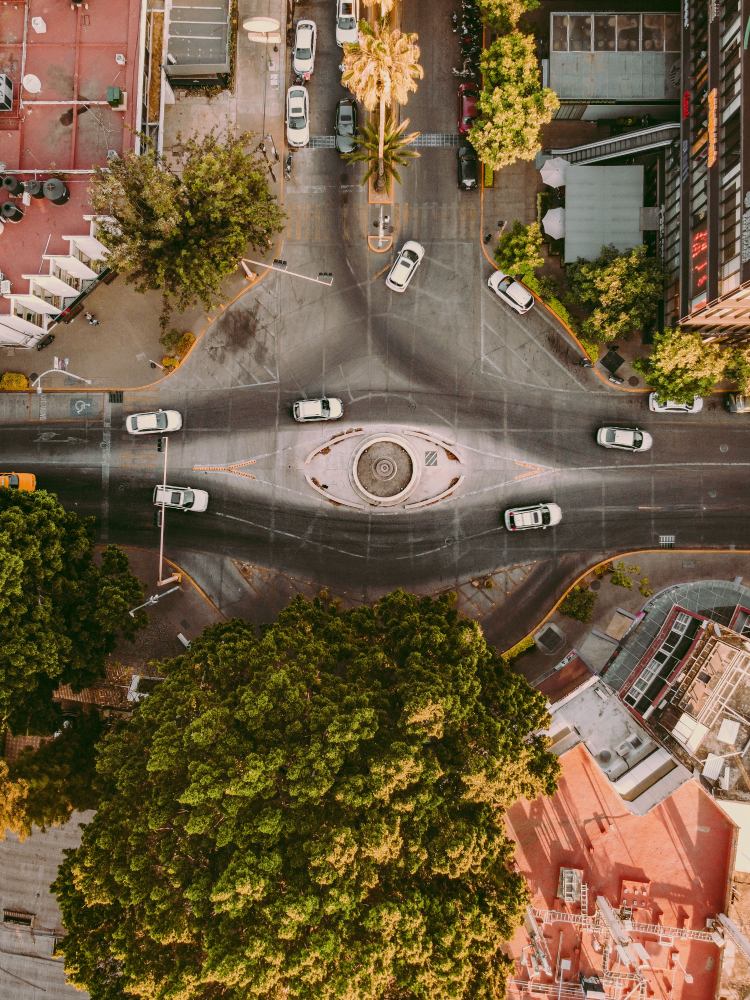
#> input picture Assignment 3/outdoor.jpg, 3000 x 4000 px (shown at 1/4 size)
$ jupyter execute --allow-errors IPP_Practical_2.ipynb   (shell and % lines are left out)   (older library calls are emulated)
#> lines starting #> are read from the running program, lines starting #| are printed output that depends on the picture; after the words box and inside, x2 and y2 are one past the last pixel; in counts of white or black regions, pixels touching at a corner belong together
[cell 1]
import cv2
import matplotlib.pyplot as plt

img=cv2.imread("outdoor.jpg",0)
#> img: shape (4000, 3000); min 0, max 251, mean 95.8
images=[img,cv2.Sobel(img,cv2.CV_64F,1,1),cv2.Laplacian(img,cv2.CV_64F),cv2.Canny(img,100,200)]
titles=["Original","Sobel","Laplacian","Canny"]

for i in range(4):
    plt.subplot(2,2,i+1)
    plt.imshow(images[i],cmap="gray")
    plt.title(titles[i])
    plt.axis("off")
plt.tight_layout()
plt.show()
print("Canny generally produces cleaner and thinner edges.")

[cell 2]
import cv2
import numpy as np
import matplotlib.pyplot as plt

img=cv2.imread("outdoor.jpg",0)
np.random.seed(42)
gauss=np.clip(img+np.random.normal(0,25,img.shape),0,255).astype(np.uint8)
sp=img.copy()
m=np.random.random(img.shape)
sp[m<0.03]=0
sp[m>0.97]=255

for i,im in enumerate([img,gauss,sp,cv2.medianBlur(sp,5)]):
    plt.subplot(4,3,i*3+1)
    plt.imshow(im,cmap="gray")
    plt.title(["Original","Gaussian Noise","Salt-Pepper","Median Filter"][i])
    plt.axis("off")
    plt.subplot(4,3,i*3+2)
    plt.imshow(cv2.Sobel(im,cv2.CV_64F,1,0),cmap="gray")
    plt.title("Sobel")
    plt.axis("off")
    plt.subplot(4,3,i*3+3)
    plt.imshow(cv2.Laplacian(im,cv2.CV_64F),cmap="gray")
    plt.title("Laplacian")
    plt.axis("off")
#> this loop made 4 passes
plt.tight_layout()
plt.show()
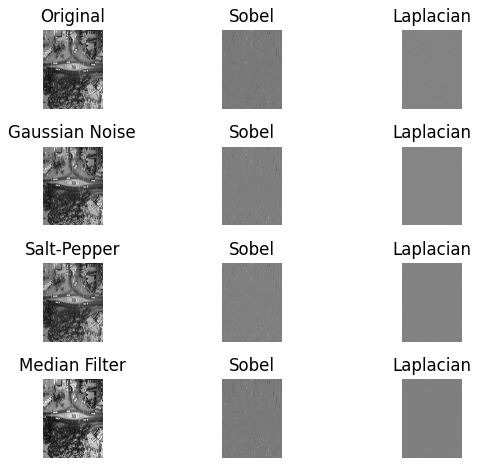
#> figure drawn by matplotlib, 12 panels
print("Laplacian is more noise-sensitive. Gaussian blur helps Gaussian noise; median blur helps salt-and-pepper noise.")

[cell 3]
import cv2
import heapq
from collections import Counter

img=cv2.imread("outdoor.jpg",0)
data=img.flatten().tolist()
#> data = 12000000 items
original=len(data)*8
#> original = 96000000
rle=0
i=0

while i<len(data):
    j=i+1
    while j<len(data) and data[j]==data[i] and j-i<4294967295:
        j+=1
    rle+=40
    i=j
#> this loop made 11434820 passes
#> (rle, i) on passes 1 to 3: (40, 1), (80, 2), (120, 3)
#> after the loop, rle = 457392800

freq=Counter(data)
#> freq = 249 items
heap=[[n,[[v,""]]] for v,n in freq.items()]
#> heap = 249 items
heapq.heapify(heap)

if len(heap)==1:
    codes={heap[0][1][0][0]:"0"}
else:
    while len(heap)>1:
        a=heapq.heappop(heap)
        b=heapq.heappop(heap)
        for p in a[1]: p[1]="0"+p[1]
        for p in b[1]: p[1]="1"+p[1]
        heapq.heappush(heap,[a[0]+b[0],a[1]+b[1]])
#> this loop made 248 passes
#> (a, b) on passes 1 to 3: ([1, [[251, '']]], [2, [[246, '']]]), ([2, [[247, '']]], [3, [[244, '']]]), ([3, [[245, '']]], [3, [[251, '0'], [246, '1']]])
#> after the loop, p = [95, '11111111']
    codes={p[0]:p[1] for p in heap[0][1]}
#> codes = 249 items

huffman=sum(freq[v]*len(c) for v,c in codes.items())
#> huffman = 91710675

for name,bits in [("Original",original),("RLE",rle),("Huffman",huffman)]:
    print(name,"Bits:",bits)
    if name!="Original":
        print("Reduction:",round((1-bits/original)*100,2),"%")
#> this loop made 3 passes
#> (name, bits) on passes 1 to 3: ('Original', 96000000), ('RLE', 457392800), ('Huffman', 91710675)
#| Original Bits: 96000000
#| RLE Bits: 457392800
#| Reduction: -376.45 %
#| Huffman Bits: 91710675
#| Reduction: 4.47 %

[cell 4]
import cv2
import numpy as np
import matplotlib.pyplot as plt
from skimage.metrics import peak_signal_noise_ratio,structural_similarity

img=cv2.imread("outdoor.jpg",0)
img=img[:img.shape[0]//8*8,:img.shape[1]//8*8]
Q=np.ones((8,8))*20

#> (the rest of this cell did not finish here and is left out)

[cell 5]
import cv2
import numpy as np
import matplotlib.pyplot as plt
from skimage.feature import graycomatrix,graycoprops
from sklearn.cluster import KMeans

img=cv2.resize(cv2.imread("texture.jpg",0),(128,128))
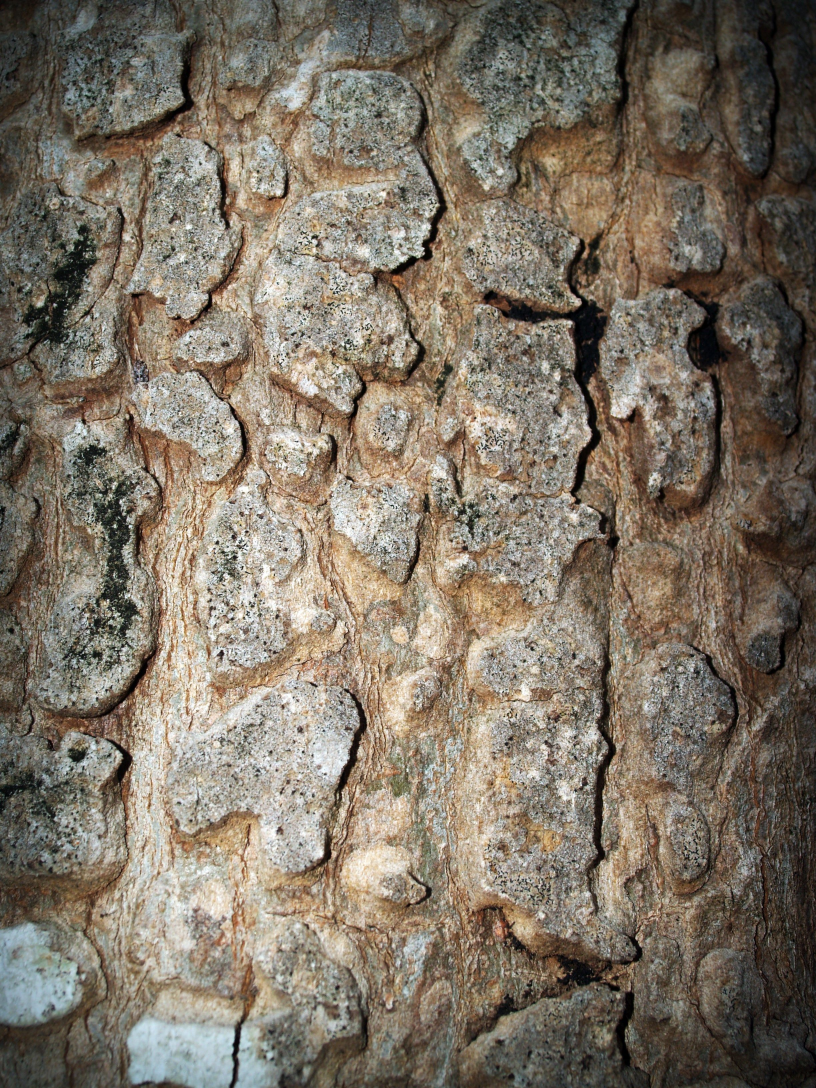
#> input picture Assignment 3/texture.jpg, 2448 x 3264 px (shown at 1/3 size)
#> img: shape (128, 128); min 0, max 255, mean 116.8
q=(img//32).astype(np.uint8)
f=np.zeros((128,128,3))

for y in range(2,126):
    for x in range(2,126):
        g=graycomatrix(q[y-2:y+3,x-2:x+3],[1],[0],levels=8,symmetric=True,normed=True)
        f[y,x]=[graycoprops(g,p)[0,0] for p in ["contrast","energy","homogeneity"]]
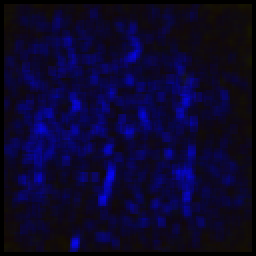
#> f: shape (128, 128, 3) float64 (shown 2 times larger); mean of channels 0, 1, 2 2.16, 0.32, 0.533; drawn with min black and max white

X=f.reshape(-1,3)
X=(X-X.mean(0))/(X.std(0)+1e-8)
seg=KMeans(n_clusters=3,random_state=42,n_init=10).fit_predict(X).reshape(128,128)
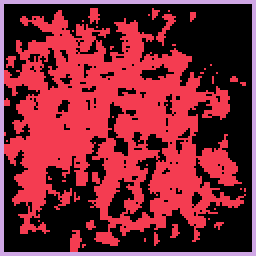
#> seg: shape (128, 128) int32 (shown 2 times larger); 3 distinct labels, from 0 to 2; one colour per label, 0 black

plt.subplot(1,2,1)
plt.imshow(img,cmap="gray")
plt.title("Original")
plt.axis("off")
plt.subplot(1,2,2)
plt.imshow(seg,cmap="viridis")
plt.title("Texture Segmentation")
plt.axis("off")
plt.show()

[cell 6]
import cv2
import numpy as np
import matplotlib.pyplot as plt
from sklearn.cluster import KMeans

img=cv2.resize(cv2.imread("plant_disease.jpg"),(256,256))
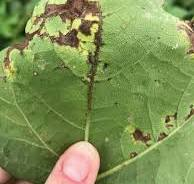
#> input picture Assignment 3/plant_disease.jpg, 194 x 184 px
#> img: shape (256, 256, 3)
gray=cv2.cvtColor(img,cv2.COLOR_BGR2GRAY)
intensity=gray/255
gx=cv2.Sobel(gray,cv2.CV_32F,1,0)
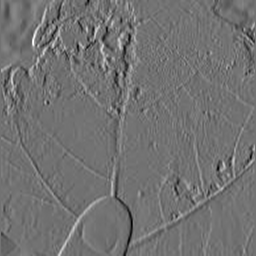
#> gx: shape (256, 256) float32; min -516, max 636, mean 0.7; drawn with min black and max white
gy=cv2.Sobel(gray,cv2.CV_32F,0,1)
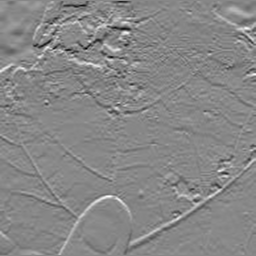
#> gy: shape (256, 256) float32; min -541, max 476, mean -0.5; drawn with min black and max white
gradient=cv2.magnitude(gx,gy)
gradient/=gradient.max()+1e-8
mean=cv2.blur(gray.astype(float),(7,7))
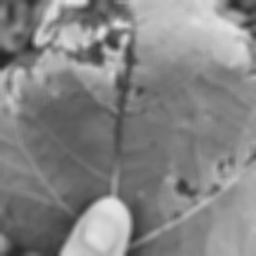
#> mean: shape (256, 256) float64; min 37.02, max 227.9, mean 132.6
var=np.maximum(cv2.blur(gray.astype(float)**2,(7,7))-mean**2,0)
var/=var.max()+1e-8
X=np.stack([intensity,gradient,var],axis=-1).reshape(-1,3)
X=(X-X.mean(0))/(X.std(0)+1e-8)
seg=KMeans(n_clusters=2,random_state=42,n_init=10).fit_predict(X).reshape(gray.shape)
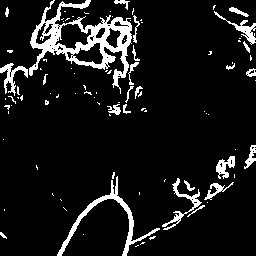
#> seg: shape (256, 256) int32; values 0 (black) and 1 (white), 9.4% white; 94 white regions (69 under 20 px), largest, box (x1, y1, x2, y2) and area: (29, 0, 132, 94) 2753, (57, 176, 160, 256) 864, (162, 178, 202, 230) 350

plt.subplot(1,2,1)
plt.imshow(cv2.cvtColor(img,cv2.COLOR_BGR2RGB))
plt.title("Plant Disease Image")
plt.axis("off")
plt.subplot(1,2,2)
plt.imshow(seg,cmap="viridis")
plt.title("K-means Segmentation")
plt.axis("off")
plt.show()
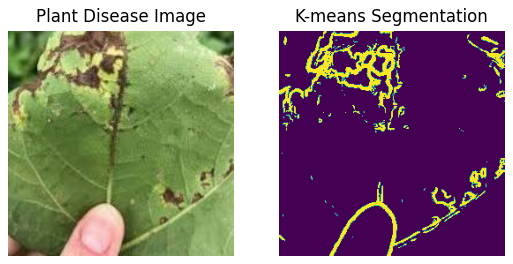
#> figure drawn by matplotlib, 2 panels
print("Intensity detects colour differences, gradient detects boundaries, and variance detects texture.")
